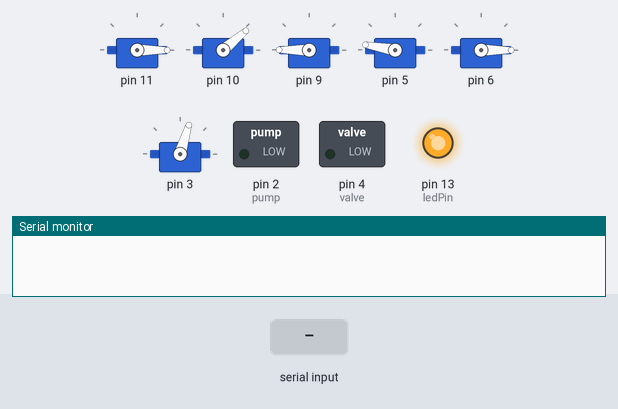
A sketch run on a simulated Arduino Uno, built with avr-gcc and run on an emulated ATmega328P. Shown: 6 × servo, switched loads named in the sketch (green lamp = pin HIGH), output pins drawn as LEDs (lit = HIGH), the last lines printed to the serial monitor. The test bench sets the inputs (shaded band).

Above: at 7.2 s.
7.3 s: "B90,45,200,10,150 30\n" received over Serial
At 7.8 s:
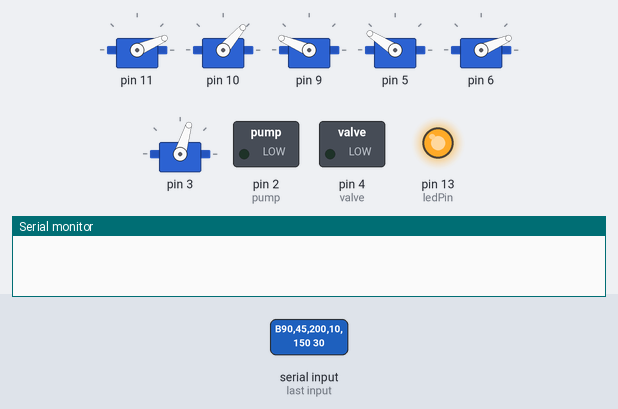
At 8.4 s:
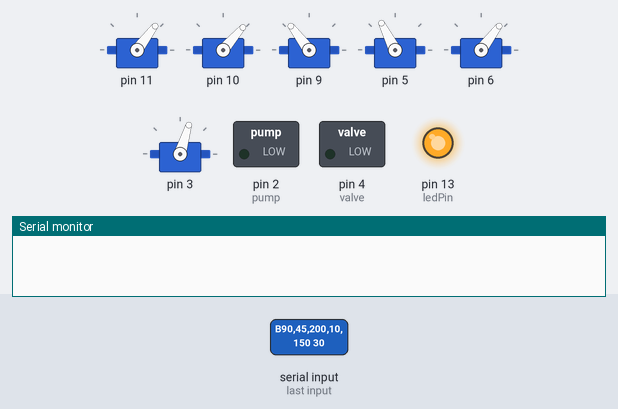
10.3 s: "90,45\n" received over Serial
At 10.9 s:
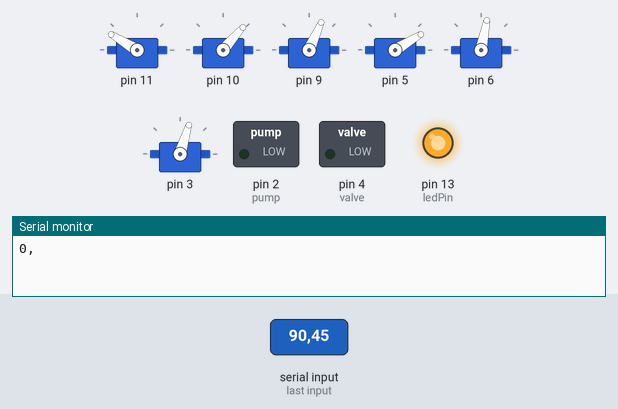
11.8 s: "6\n" received over Serial
Timing chart, 0 to 14.8 s (numbered marks = the images above; inputs shaded):
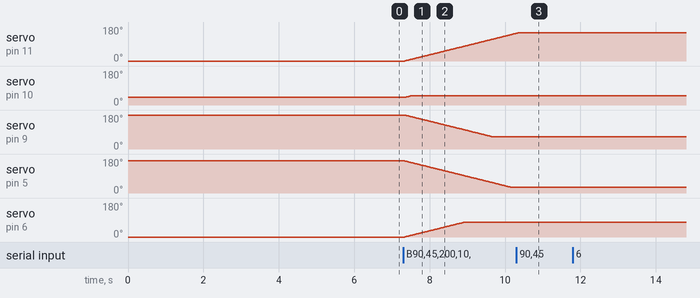

The sketch:

RoboticArm_Arduino.ino
```cpp
/*
  Name:    RoboticArm_Arduino.ino
  Author:  Luca Seva'
  Description: Code responsable to control the robotic arm and the tracked rover.
*/

#include <Servo.h>
#include <Braccio.h>

#define BUFF_LENGTH 32

#define pump 2
#define valve 4

//Servo Declarations
Servo base;
Servo shoulder;
Servo elbow;
Servo wrist_rot;
Servo wrist_ver;
Servo gripper;

//String for received data buffer
String inBuff = "";

int gFirstTime;

int ledPin = 13; //led 3
int btnPin = 8;  //button 1

//////////////////////////////////////////////////////////////////////////////////////////////////////////////
void setup()
{
  // initialize digital pin LED_BUILTIN as an output.
  pinMode(pump, OUTPUT);
  pinMode(valve, OUTPUT);

  //other init
  gFirstTime = 0;
  Serial.begin(9600);

  //init pin
  pinMode(btnPin, INPUT);  //button
  pinMode(ledPin, OUTPUT); //led
  digitalWrite(ledPin, HIGH);

  Braccio.begin();
}

//////////////////////////////////////////////////////////////////////////////////////////////////////////////
void loop()
{
  //loop on serial
  if (Serial.available())
  {
    char c;
    //Fills buffer
    c = char(Serial.read());
    //Serial.print(c);

    if (inBuff.length() > 31)
      inBuff = "";

    //end of message, start parsing
    else if (c == '\n')
    {
      //Serial.println();
      int a1, a2, a3, yaw, relYaw_3, cks;
      int ARMmatch;
      int a_shoulder, a_elbow, a_rot, a_wrist, a_nipper;
      char buff[BUFF_LENGTH];

      //sets buff elements to 0
      memset(buff, 0, sizeof(buff));
      //populate buff with inBuff elements
      inBuff.toCharArray(buff, sizeof(buff));
      //sscanf to get parameters from T-Skin's message
      ARMmatch = sscanf(buff, "B%d,%d,%d,%d,%d %d", &a1, &a2, &a3, &relYaw_3, &yaw, &cks);
      if (ARMmatch == 6) //ARM data detected
      {
        if (1)
        {
          a_rot = yaw; //data sent is already processed from T-Skin:  -yaw + 90;
          a_shoulder = -a1;
          a_elbow = 90 - a2;
          a_wrist = 90 - a3;
          a_nipper = -relYaw_3 + 90;

          //Checks if limits are reached
          angle_Limits(&a_shoulder, &a_elbow, &a_wrist, &a_nipper);
          angle_combinedCheck(&a_shoulder, &a_elbow);
          //Move the arm
          Braccio.ServoMovement(20, a_rot, a_shoulder, a_elbow, a_wrist, a_nipper, 90);
        }
      }
      else
      { //CINGO data detected
        if (1)
        {
          //Here I write on serial the data for the dc motor driver
          //Only data on index 1 and 2 of the array are real data for the driver (buff[0] = 'A' and buff[3] = '\n')
          Serial.write(buff[1]);
          Serial.write(buff[2]);
        }
      }
      inBuff = ""; //clear buffer
    }
    else
      inBuff += c;
  }
}

//////////////////////////////////////////////////////////////////////////////////////////////////////////////
void angle_Limits(int *l_shoulder, int *l_elbow, int *l_wrist, int *l_nipper)
{
  //  45 < a_shoulder < 125
  //  65 < a_elbow    < 140
  //   0 < a_wrist    < 165
  //  30 < a_nipper   < 120
  //
  //  a_shoulder + a_elbow > 50 + 65

  if (*l_shoulder < 45)
    *l_shoulder = 45;
  if (*l_shoulder > 110)
    *l_shoulder = 110;

  if (*l_elbow < 65)
    *l_elbow = 65;
  if (*l_elbow > 150)
    *l_elbow = 150;

  if (*l_wrist < 30)
    *l_wrist = 30;
  if (*l_wrist > 135)
    *l_wrist = 135;

  if (*l_nipper < (90 - 40)) //centered on 90
    *l_nipper = (90 - 40);
  if (*l_nipper > (90 + 40))
    *l_nipper = (90 + 40);
}

//////////////////////////////////////////////////////////////////////////////////////////////////////////////
void angle_combinedCheck(int *p_shoulder, int *p_elbow)
{
  if (*p_shoulder + *p_elbow > (50 + 65))
  {
  }
  else
  {
    *p_shoulder = 50;
    *p_elbow = 65;
  }
}
```

Measured:
- after the input at 7.3 s, servo on pin 11: moves from 0° to 147° over 3.0 s, starting at once; servo on pin 10: moves from 40° to 49° over 0.16 s, starting at once
